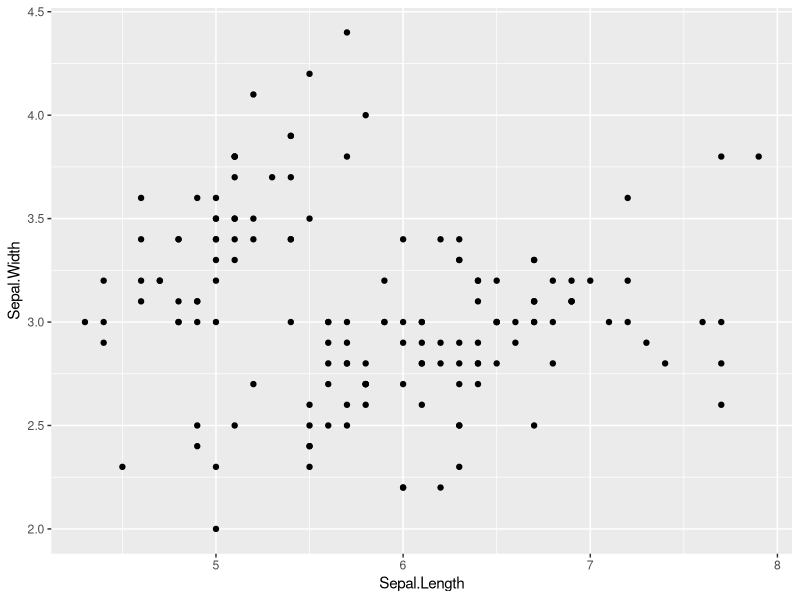
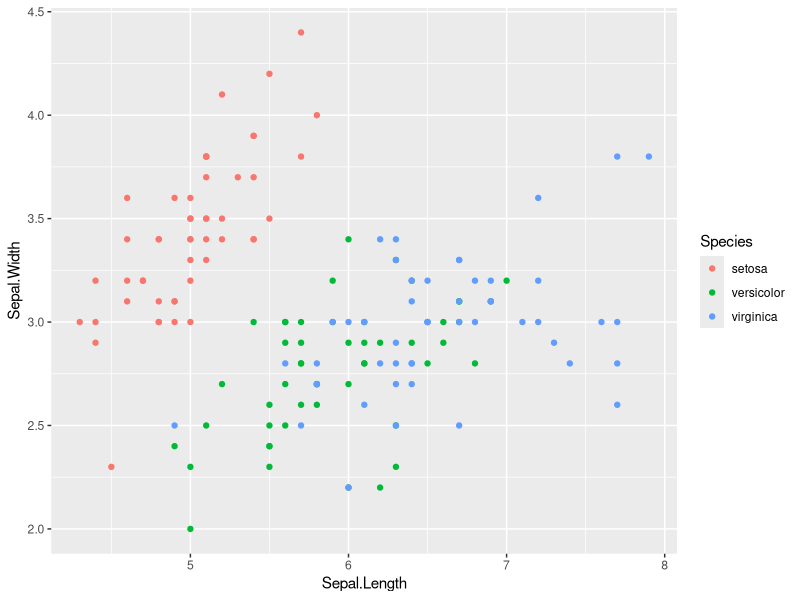
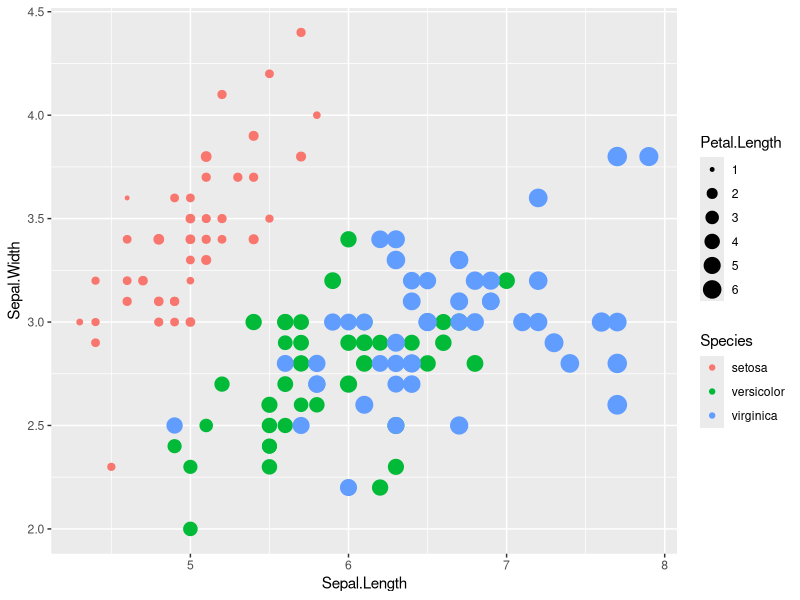
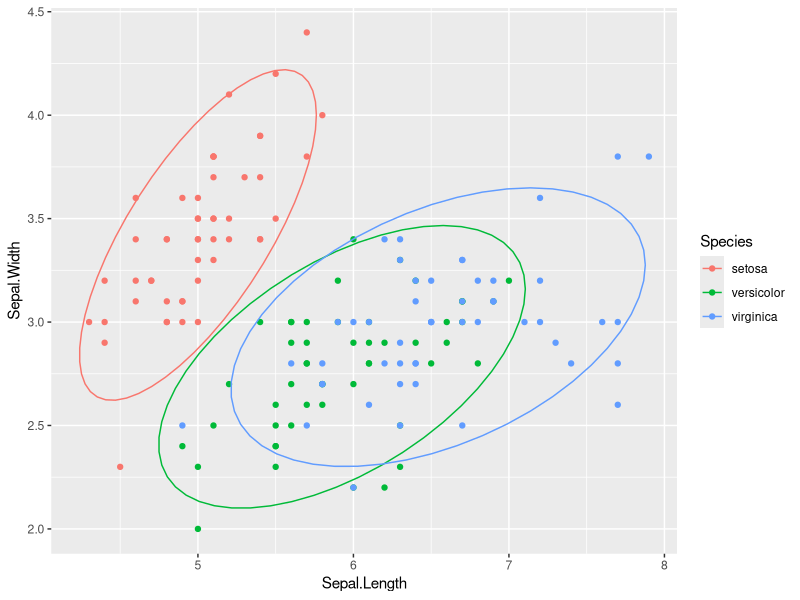
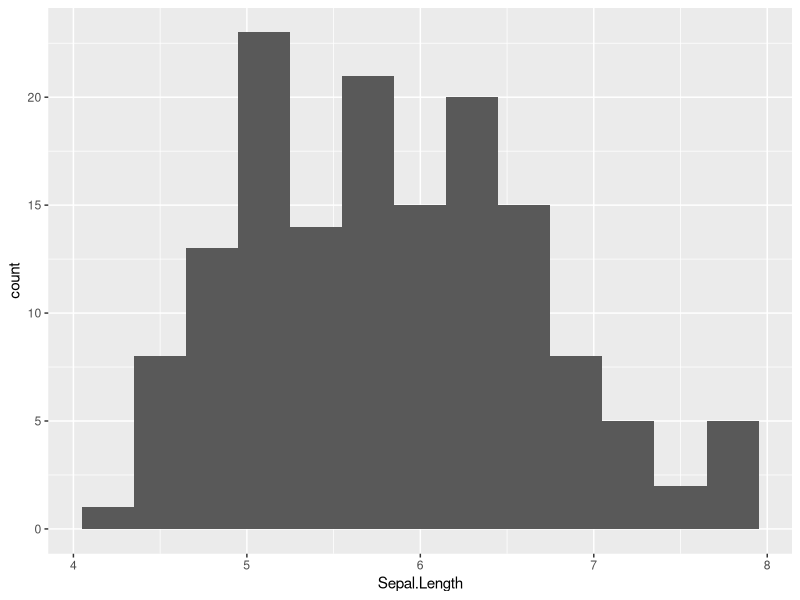
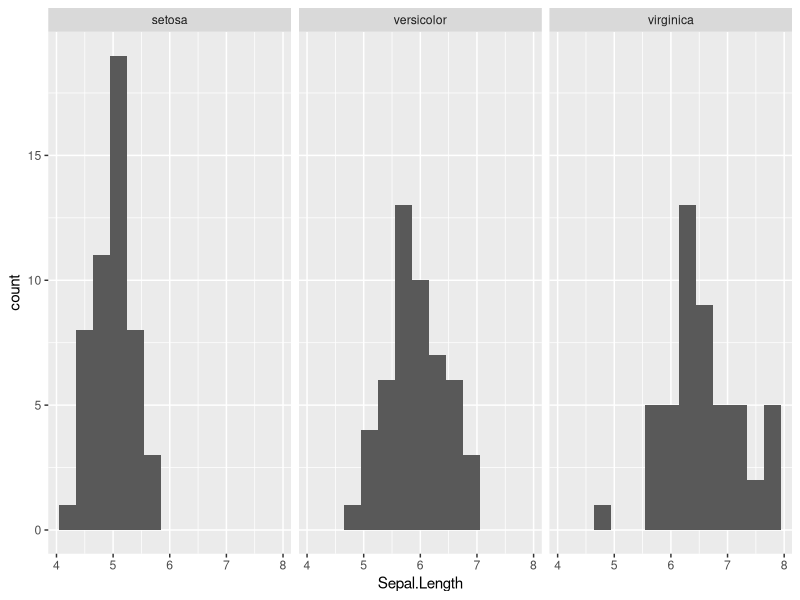
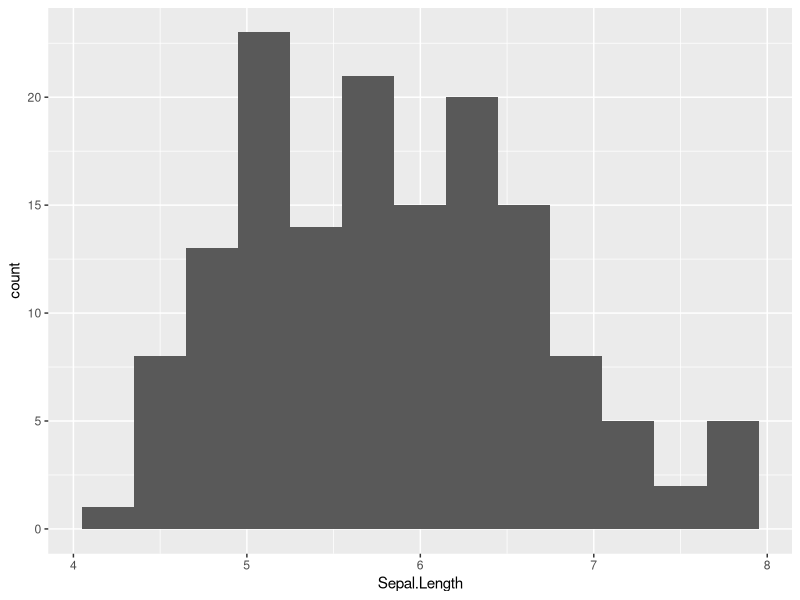
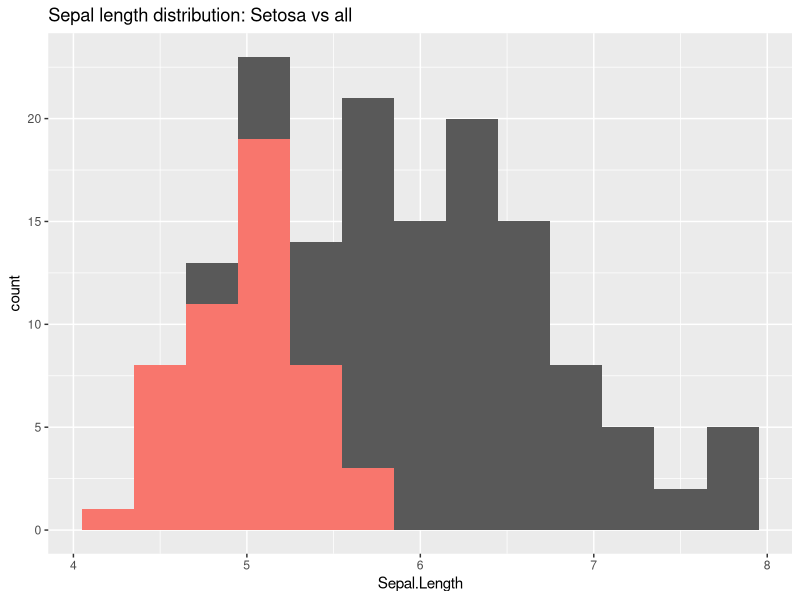

These charts were generated, in order, by the following R code: (Note: this script raises an error after producing the figures.)
#-------- Ex for ggplot


require(ggplot2)
require(dplyr)


#--- SCATTERPLOT

# Basic
ggplot(data = iris, aes(x=Sepal.Length, y=Sepal.Width)) +
  geom_point()

# Plus Color
ggplot(data = iris, aes(x=Sepal.Length, y=Sepal.Width)) +
  geom_point(aes(col=Species))  

# Plus Size
ggplot(data = iris, aes(x=Sepal.Length, y=Sepal.Width)) +
  geom_point(aes(col=Species, size = Petal.Length)) 

# Stat
ggplot(data = iris, aes(x=Sepal.Length, y=Sepal.Width, col=Species)) +
  geom_point()  +
  stat_ellipse()



#--- HISTOGRAM

# Basic
ggplot(data = iris, aes(x=Sepal.Length)) +
  geom_histogram(binwidth = 0.3)

# Faceting
ggplot(data = iris, aes(x=Sepal.Length)) +
  geom_histogram(binwidth = 0.3) +
  facet_grid(.~Species)



#--- OVERLAPPING LAYERS

# Basic v2
ggplot() +
  geom_histogram(data = iris, aes(x=Sepal.Length), binwidth = 0.3)

# Two histograms
ggplot() +
  geom_histogram(data = iris, aes(x=Sepal.Length), binwidth = 0.3) +
  geom_histogram(data = iris %>% filter(Species == "setosa"), aes(x=Sepal.Length), fill = "#F8766D",
                 binwidth = 0.3) +
  labs(title = "Sepal length distribution: Setosa vs all")

ggplot() +
  geom_histogram(data = iris, aes(x=Sepal.Length), binwidth = 0.3) +
  geom_histogram(data = iris %>% filter(Species == "versicolor"), aes(x=Sepal.Length), fill = "#A3A500",
                 binwidth = 0.3) +
  labs(title = "Sepal length distribution: Versicolor vs all")



#--- PROGRAMMING WITH GGPLOT2

# Meh
iris_hist <- function(xvar){
  ggplot(data = iris, aes(x=xvar)) +
    geom_histogram(binwidth = 0.3)  
}

iris_hist(Sepal.Length) 


# OK! Standard Evaluation version
iris_hist <- function(xvar){
  ggplot(data = iris, aes_string(x=xvar)) +
    geom_histogram(binwidth = 0.3)  
}

iris_hist("Sepal.Length")
iris_hist("Sepal.Width")